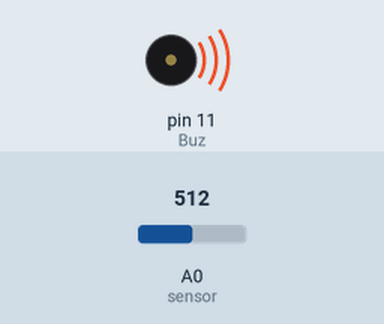
Bench run of a sketch on a simulated Arduino Uno, built with avr-gcc and run on an emulated ATmega328P. Parts: buzzer (waves = sounding). The test bench sets the inputs (shaded band); at power-on: A0 (sensor) = 512. What the sketch prints to the serial monitor is not drawn.

Above: at 0.1 s.
Timing chart, 0 to 1.6 s (numbered marks = the images above):
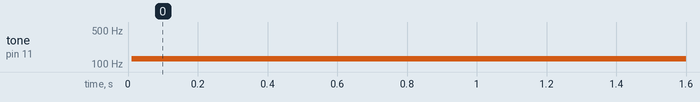

Measured:
- by itself, tone on pin 11 (Buz): silent → 128 Hz at 0.01 s

The sketch:

Lbuzz.ino
```cpp
int sensor=A0;
int Buz= 11;

void setup()
{
  Serial.begin(9600);
  pinMode(Buz, OUTPUT);
}

void loop()
{
  int senValue=analogRead(sensor);
  delay(10);
  Serial.println(senValue);
  //(read analog value/max value)*max voltage=sensor value
  //(310/1024)*5=1.51)
  if(senValue>310)
    tone(Buz, senValue/4); //(2^10)/4=2^8  10 bit to 8 bit conversion.
}
```
